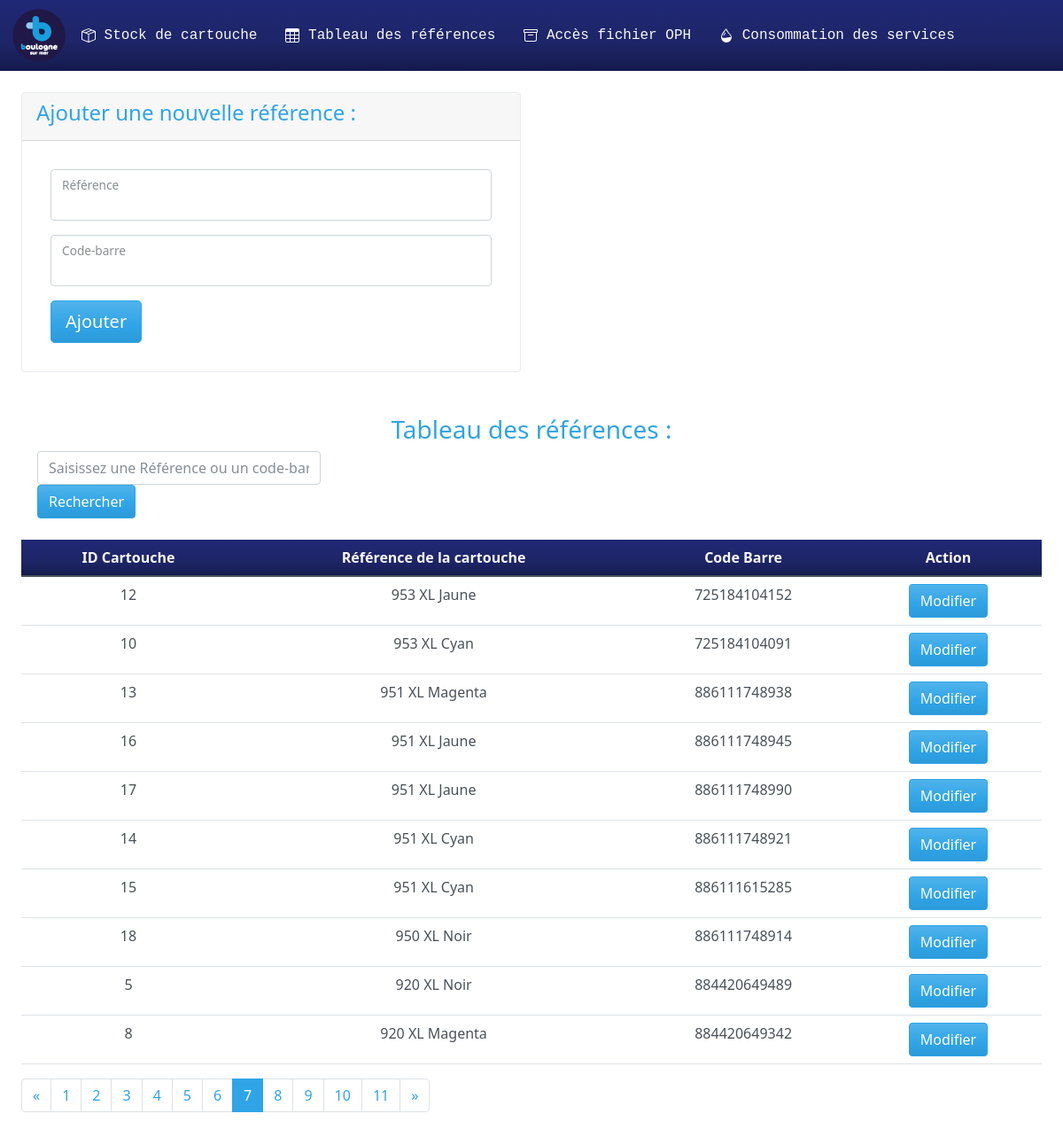
The app's page /Tableau_reference.php?page=7 with its own data.
### tables this page shows
CREATE TABLE `cartouche` (
  `IdCartouche` int(11) NOT NULL,
  `NomCartouche` varchar(30) NOT NULL,
  `CodeBarre` varchar(30) NOT NULL
);

### Requete/Requete_BDD.php (the view, shortened to what this page needs)
<?php
        function TableauReference($parPage,$premiereReference)
        {
            global $connexion;
            $sql= "SELECT * FROM `cartouche` ORDER BY `NomCartouche` DESC LIMIT ?, ?";
            $stmt= mysqli_stmt_init($connexion);
            if (!mysqli_stmt_prepare($stmt,$sql)){
                echo "échec de la requête";
            }
            else {
                mysqli_stmt_bind_param($stmt, "ii", $premiereReference, $parPage);
                mysqli_stmt_execute($stmt);
                $stock_resultat = mysqli_stmt_get_result($stmt);
                while ($Reference = mysqli_fetch_array($stock_resultat)) {
                    $id = $Reference['IdCartouche'];
                    echo "<tr>
<td class='text-center' id='ligne_Id$id'>$Reference[IdCartouche]</td>
    <td class='text-center' id='ligne_Ref$id'>$Reference[NomCartouche]</td>
    <td class='text-center' id='ligne_CodeBarre$id'>$Reference[CodeBarre]</td>
    <td class='text-center'>
    <button class='btn btn-primary'id='modif_$id' data-id='$id' onclick='modif($id)'>Modifier</button>
    </tr>";
                }
                echo "</tbody>
    </table>
    <nav>";
            }
        }

### records on screen
cartouche: IdCartouche "12", NomCartouche "953 XL Jaune", CodeBarre "725184104152"
cartouche: IdCartouche "10", NomCartouche "953 XL Cyan", CodeBarre "725184104091"
cartouche: IdCartouche "13", NomCartouche "951 XL Magenta", CodeBarre "886111748938"
cartouche: IdCartouche "16", NomCartouche "951 XL Jaune", CodeBarre "886111748945"
cartouche: IdCartouche "17", NomCartouche "951 XL Jaune", CodeBarre "886111748990"
cartouche: IdCartouche "14", NomCartouche "951 XL Cyan", CodeBarre "886111748921"
cartouche: IdCartouche "15", NomCartouche "951 XL Cyan", CodeBarre "886111615285"
cartouche: IdCartouche "18", NomCartouche "950 XL Noir", CodeBarre "886111748914"
cartouche: IdCartouche "5", NomCartouche "920 XL Noir", CodeBarre "884420649489"
cartouche: IdCartouche "8", NomCartouche "920 XL Magenta", CodeBarre "884420649342"
